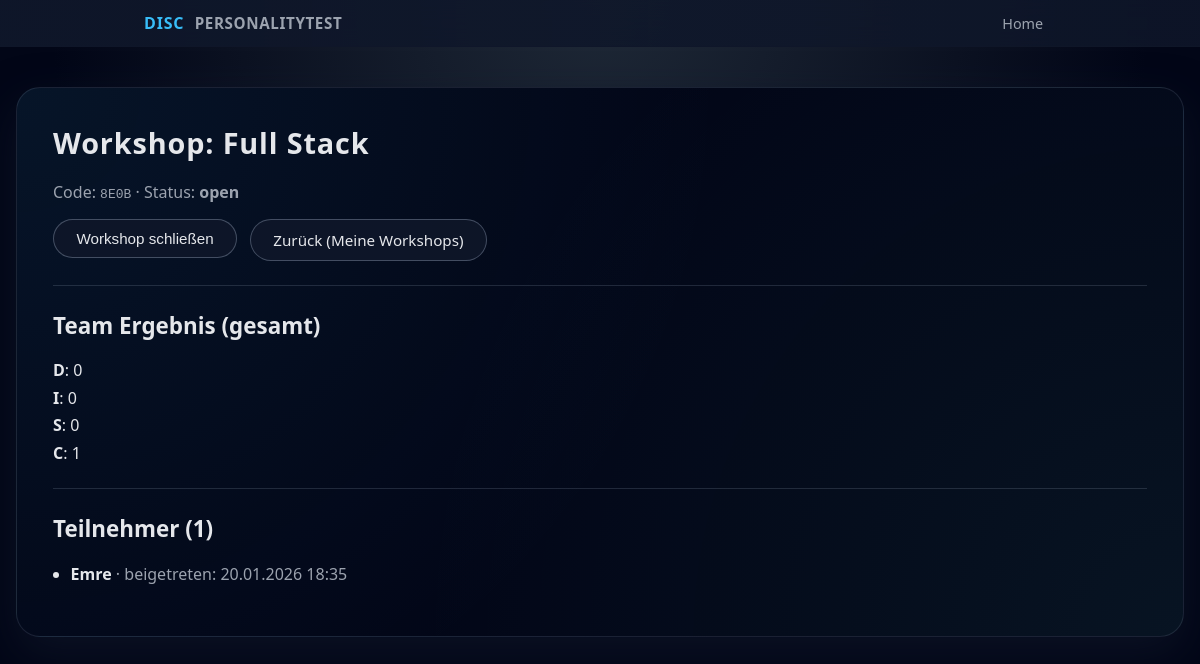
/workshops/8E0B/host (signed in), run on the app's committed database.
### models.py (models this page shows)
class Workshop(db.Model):
    __tablename__ = "workshops"
    id = db.Column(db.Integer, primary_key=True)
    code = db.Column(db.String(16), unique=True, nullable=False)
    title = db.Column(db.String(200), nullable=False)
    status = db.Column(db.String(20), default="open", nullable=False)
    created_at = db.Column(db.DateTime, default=datetime.utcnow, nullable=False)
    host_id = db.Column(db.Integer, db.ForeignKey("hosts.id"), nullable=False)
    host = db.relationship("Host", back_populates="workshops")
    participants = db.relationship("Participant", back_populates="workshop", cascade="all, delete-orphan")
    answers = db.relationship("Answer", back_populates="workshop", cascade="all, delete-orphan")

class Participant(db.Model):
    __tablename__ = "participants"
    id = db.Column(db.Integer, primary_key=True)
    name = db.Column(db.String(120), nullable=False)
    participant_token = db.Column(db.String(64), unique=True, nullable=False)
    joined_at = db.Column(db.DateTime, default=datetime.utcnow, nullable=False)
    workshop_id = db.Column(db.Integer, db.ForeignKey("workshops.id"), nullable=False)
    workshop = db.relationship("Workshop", back_populates="participants")
    answers = db.relationship("Answer", back_populates="participant", cascade="all, delete-orphan")

### app.py (the view)
@app.route("/workshops/<code>/host", methods=["GET"])
def host_dashboard(code):
    if not require_host_login():
        return redirect(url_for("login_get"))
    workshop = Workshop.query.filter_by(code=code, host_id=session["host_id"]).first_or_404()
    participants = Participant.query.filter_by(workshop_id=workshop.id).order_by(Participant.joined_at.asc()).all()
    team_counts = {"D": 0, "I": 0, "S": 0, "C": 0}
    team_ties = 0
    all_answers = (
        db.session.query(Answer, Question)
        .join(Question, Answer.question_id == Question.id)
        .filter(Answer.workshop_id == workshop.id)
        .all()
    )
    participant_scores = {}
    for a, q in all_answers:
        participant_scores.setdefault(
            a.participant_id,
            {"D": 0, "I": 0, "S": 0, "C": 0}
        )
        participant_scores[a.participant_id][q.dimension] += a.value
    for scores in participant_scores.values():
        dominant = dominant_types(scores)
        if len(dominant) == 1:
            team_counts[dominant[0]] += 1
        elif len(dominant) > 1:
            team_ties += 1
    return render_template(
        "host_dashboard.html",
        workshop=workshop,
        participants=participants,
        team_results=team_counts,
        team_ties=team_ties,
    )

### app.py (called while the page is built)
def dominant_types(scores):
    if not scores:
        return []
    max_value = max(scores.values())
    return [key for key, value in scores.items() if value == max_value]

def require_host_login():
    return "host_id" in session

### templates/host_dashboard.html (shortened to what this page needs)
{% extends "base.html" %}
{% block content %}
<h1>Workshop: {{ workshop.title }}</h1>
<p>
  Code: <code>{{ workshop.code }}</code> · Status:
  <strong>{{ workshop.status }}</strong>
</p>
<div class="btn-row" style="margin-top: 1rem;">
  <form method="POST" action="{{ url_for('workshop_toggle', code=workshop.code) }}" style="margin:0;">
    {% if workshop.status == "open" %}
      <button class="btn btn-secondary" type="submit">Workshop schließen</button>
    {% else %}
      <button class="btn btn-primary" type="submit">Workshop öffnen</button>
    {% endif %}
  </form>
  <a class="btn btn-secondary" href="{{ url_for('dashboard') }}">Zurück (Meine Workshops)</a>
</div>
<hr style="margin: 1.5rem 0; border: 0; border-top: 1px solid rgba(148,163,184,0.2);">
<h2>Team Ergebnis (gesamt)</h2>
<ul class="results-list">
  <li><strong>D</strong>: {{ team_results["D"] }}</li>
  <li><strong>I</strong>: {{ team_results["I"] }}</li>
  <li><strong>S</strong>: {{ team_results["S"] }}</li>
  <li><strong>C</strong>: {{ team_results["C"] }}</li>
</ul>
<hr style="margin: 1.5rem 0; border: 0; border-top: 1px solid rgba(148,163,184,0.2);">
<h2>Teilnehmer ({{ participants|length }})</h2>
{% if participants|length == 0 %}
  <p>Noch keine Teilnehmer beigetreten.</p>
{% else %}
  <ul>
    {% for p in participants %}
      <li>
        <strong>{{ p.name }}</strong>
        <span style="color: var(--muted);">· beigetreten: {{ p.joined_at.strftime("%d.%m.%Y %H:%M") }}</span>
      </li>
    {% endfor %}
  </ul>
{% endif %}
{% endblock %}

### static/style.css (style rules this page uses)
:root { --bg: #0f172a; --bg-soft: #111827; --card-bg: #0b1120; --accent: #38bdf8; --accent-soft: rgba(56, 189, 248, 0.15); --accent-strong: #0ea5e9; --text: #e5e7eb; --muted: #9ca3af; --danger: #f97373; --border: #1f2937; --radius-lg: 18px; --radius-full: 999px; --shadow-soft: 0 18px 45px rgba(15, 23, 42, 0.65); --spacing: 1.25rem; --font-main: system-ui, -apple-system, BlinkMacSystemFont, "Segoe UI", sans-serif; }
*, *::before, *::after { box-sizing: border-box; }
body { margin: 0; min-height: 100vh; background: radial-gradient(circle at top, #1f2937 0, #020617 55%); color: var(--text); font-family: var(--font-main); display: flex; flex-direction: column; }
h1, h2, h3 { margin-top: 0; font-weight: 600; }
h1 { font-size: clamp(1.8rem, 2.2vw, 2.1rem); letter-spacing: 0.03em; }
h2 { font-size: clamp(1.4rem, 1.8vw, 1.7rem); }
p { margin: 0.3rem 0 0.8rem; color: var(--muted); }
ul { padding-left: 1.1rem; }
.btn-row { display: flex; flex-wrap: wrap; gap: 0.8rem; margin-top: 6.4rem; }
.btn { display: inline-flex; align-items: center; justify-content: center; padding: 0.6rem 1.4rem; border-radius: var(--radius-full); border: 1px solid transparent; font-size: 0.95rem; font-weight: 500; text-decoration: none; cursor: pointer; transition: transform 0.1s ease, box-shadow 0.15s ease, background 0.15s ease, border-color 0.15s ease; }
.btn-secondary { background: rgba(15, 23, 42, 0.9); color: var(--text); border-color: rgba(148, 163, 184, 0.4); }
form { margin-top: 1.2rem; display: flex; flex-direction: column; gap: 0.9rem; }
.results-list { list-style: none; padding-left: 0; margin-top: 1rem; }
.results-list li { margin-bottom: 0.35rem; }

### data on the page
Workshop: title "Full Stack", code "8E0B", status "open"
Participant: name "Emre", joined_at "20.01.2026 18:35"

### other printed values
{{ team_results["D"] }} "0"
{{ team_results["I"] }} "0"
{{ team_results["S"] }} "0"
{{ team_results["C"] }} "1"
{{ participants|length }} "1"
